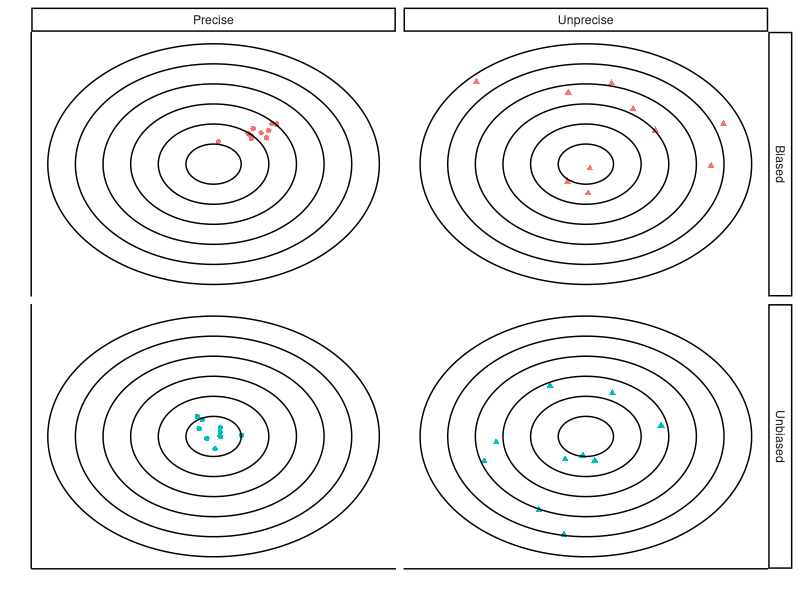

Reproduce this figure in R. (Note: this script raises an error after producing the figure.)
## ---- chunk 1
library(tidyverse)
library(kableExtra)
library(ggforce)
knitr::opts_chunk$set(fig.width=3.5, fig.height=3.5, echo = FALSE, error=FALSE, warnings=FALSE, dpi=600, fig.path = "Rfigures/infe_")
## ---- chunk 2
#| label: fig-biasprecision
#| fig-cap: "Bias and precision."
#| message: false
#| warning: false
#| echo: false
bias <- c(Biased=1.5, Unbiased=0)
precision= c(Precise=0.5, Unprecise=2)
df <- data.frame(B=rep(names(bias), each=2), P=rep(names(precision),2)) |> mutate(m=bias[B], s=precision[P]) |> group_by(B, P) |> reframe(x=rnorm(10, mean=m, sd=s), y=rnorm(10, mean=m, sd=s)) 

ggplot() + geom_point(data=df, aes(x=x, y=y, color=B, shape=P)) + facet_grid(B~P) + geom_circle(data=data.frame(x0=0, y0=0,r=1:6), aes(x0=x0,y0=y0,r=r)) + theme_classic() + theme(panel.grid=element_blank(), axis.ticks  = element_blank(), axis.text=element_blank(), legend.position = "none") + xlab("") + ylab("")
## ---- chunk 3
knitr::include_graphics("figures/pollenurn42.png")
## ---- chunk 4
#| echo: true
## the sample consists of 50 non-allergic (0) and 42 allergic (1).
x <- rep(0:1, c(58, 42))
## ---- chunk 5
#| echo: true
pboot <- replicate(1000, mean(sample(x, replace=TRUE)))
## ---- chunk 6
#| echo: true
ggplot(data.frame(x=pboot), aes(x=x)) + geom_histogram(color="white", binwidth=0.02) + theme_bw() + xlab("p")
## ---- chunk 7
#| echo: true
ciboot <- quantile(pboot, c(0.025, 0.975))
## ---- chunk 8
ggplot(data.frame(x=pboot), aes(x=x, fill=x>ciboot[1] & x<ciboot[2])) + geom_histogram(color="white", binwidth=0.02) + theme_bw() + theme(legend.position="none") + xlab("p") + geom_line(data=data.frame(x=ciboot, y=50), aes(x=x, y=y), arrow=arrow(ends="both")) + annotate("label", x=mean(ciboot), y=50, label="95%")
## ---- chunk 9
set.seed(13)
p <- replicate(100, mean(sample(0:1, 100, p=c(.7,.3), replace=TRUE)))
ggplot(data.frame(x=1:40, p=p[61:100]) %>% mutate(ymin=p-1.96*sqrt((p*(1-p))/100), ymax=p+1.96*sqrt((p*(1-p))/100)), aes(x=x, ymin=ymin, ymax=ymax, color=0.3>ymin & 0.3<ymax)) + geom_errorbar() + geom_hline(yintercept=0.3) + xlab("") + ylab("p") + theme_bw() + theme(legend.position="none")
## ---- chunk 10
w<-seq(-3.5,3.5,.01)
df.nwt <- data.frame(w=w, f=dnorm(w))
plot(ggplot(df.nwt, aes(x=w, y=f)) + geom_line() + theme_bw() + xlab("x") + ylab("f(x)") + geom_area(data=df.nwt %>% filter(abs(w)<qnorm(0.975))) + annotate("label",label=sprintf("95 %%"), x=0, y=0.1, hjust=0.5) + theme(panel.grid.minor = element_blank(), panel.grid.major.x = element_blank()))
## ---- chunk 11
## 95% confidence interval, alpha=0.05
qnorm(1-0.05/2)
## 90% confidence interval, alpha=0.10
qnorm(1-0.10/2)
## 99% confidence interval, alpha=0.01
qnorm(1-0.01/2)
## ---- chunk 12
set.seed(13)
p <- replicate(100, mean(sample(0:1, 100, p=c(.7,.3), replace=TRUE)))
ggplot(data.frame(x=1:40, p=p[61:100]) %>% mutate(ymin=p-1.96*sqrt((p*(1-p))/100), ymax=p+1.96*sqrt((p*(1-p))/100)), aes(x=x, ymin=ymin, ymax=ymax, color=0.3>ymin & 0.3<ymax)) + geom_errorbar() + geom_hline(yintercept=0.3) + xlab("") + ylab("p") + theme_bw() + theme(legend.position="none")
## ---- chunk 13
n=5
alpha = 0.05
## t value
qt(1-alpha/2, df=n-1)
